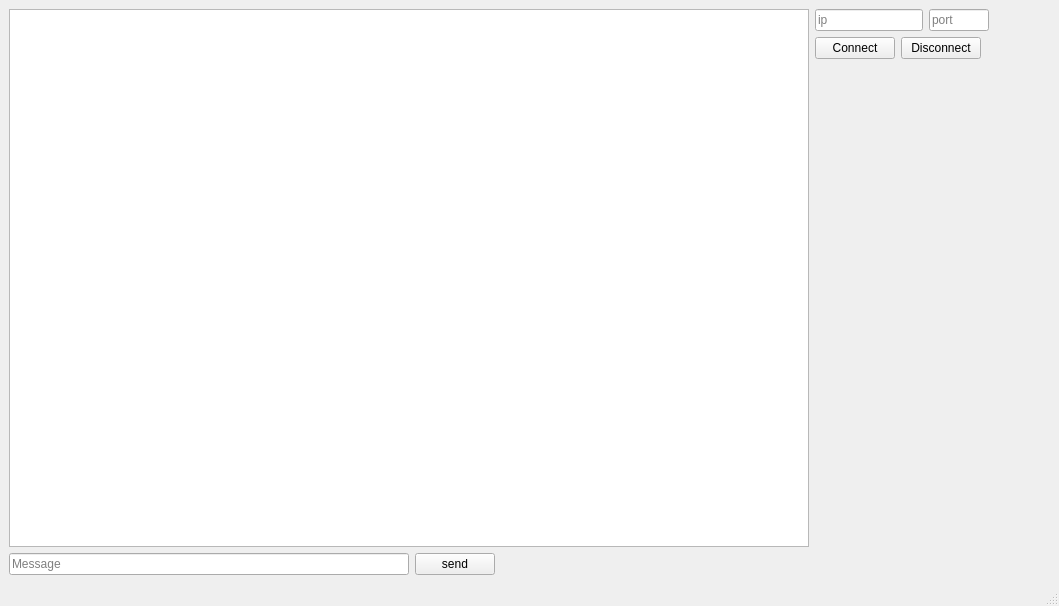
<?xml version="1.0" encoding="UTF-8"?>
<ui version="4.0">
 <class>MainWindow</class>
 <widget class="QMainWindow" name="MainWindow">
  <property name="geometry">
   <rect>
    <x>0</x>
    <y>0</y>
    <width>1059</width>
    <height>606</height>
   </rect>
  </property>
  <property name="windowTitle">
   <string>MainWindow</string>
  </property>
  <widget class="QWidget" name="centralwidget">
   <layout class="QGridLayout" name="gridLayout">
    <item row="0" column="0" rowspan="2">
     <layout class="QVBoxLayout" name="verticalLayout">
      <item>
       <widget class="QTextEdit" name="textEdit">
        <property name="minimumSize">
         <size>
          <width>800</width>
          <height>0</height>
         </size>
        </property>
        <property name="readOnly">
         <bool>true</bool>
        </property>
       </widget>
      </item>
      <item>
       <layout class="QFormLayout" name="formLayout_4">
        <item row="0" column="0">
         <widget class="QLineEdit" name="messageLine_2">
          <property name="sizePolicy">
           <sizepolicy hsizetype="Expanding" vsizetype="Preferred">
            <horstretch>0</horstretch>
            <verstretch>0</verstretch>
           </sizepolicy>
          </property>
          <property name="minimumSize">
           <size>
            <width>400</width>
            <height>0</height>
           </size>
          </property>
          <property name="placeholderText">
           <string>Message</string>
          </property>
         </widget>
        </item>
        <item row="0" column="1">
         <widget class="QPushButton" name="pushButton_2">
          <property name="sizePolicy">
           <sizepolicy hsizetype="Fixed" vsizetype="Fixed">
            <horstretch>0</horstretch>
            <verstretch>0</verstretch>
           </sizepolicy>
          </property>
          <property name="minimumSize">
           <size>
            <width>0</width>
            <height>0</height>
           </size>
          </property>
          <property name="text">
           <string>send</string>
          </property>
         </widget>
        </item>
       </layout>
      </item>
     </layout>
    </item>
    <item row="0" column="1">
     <layout class="QFormLayout" name="formLayout_3">
      <property name="sizeConstraint">
       <enum>QLayout::SetMinimumSize</enum>
      </property>
      <item row="0" column="0">
       <layout class="QFormLayout" name="formLayout_2">
        <item row="0" column="1">
         <widget class="QLineEdit" name="portLine">
          <property name="sizePolicy">
           <sizepolicy hsizetype="Preferred" vsizetype="Preferred">
            <horstretch>0</horstretch>
            <verstretch>0</verstretch>
           </sizepolicy>
          </property>
          <property name="minimumSize">
           <size>
            <width>50</width>
            <height>0</height>
           </size>
          </property>
          <property name="maximumSize">
           <size>
            <width>60</width>
            <height>16777215</height>
           </size>
          </property>
          <property name="placeholderText">
           <string>port</string>
          </property>
         </widget>
        </item>
        <item row="0" column="0">
         <widget class="QLineEdit" name="ipLine">
          <property name="placeholderText">
           <string>ip</string>
          </property>
         </widget>
        </item>
       </layout>
      </item>
      <item row="1" column="0">
       <layout class="QFormLayout" name="formLayout">
        <item row="0" column="0">
         <widget class="QPushButton" name="connectButton">
          <property name="text">
           <string>Connect</string>
          </property>
         </widget>
        </item>
        <item row="0" column="1">
         <widget class="QPushButton" name="disconnectButton">
          <property name="text">
           <string>Disconnect</string>
          </property>
         </widget>
        </item>
       </layout>
      </item>
     </layout>
    </item>
    <item row="1" column="1">
     <spacer name="verticalSpacer">
      <property name="orientation">
       <enum>Qt::Vertical</enum>
      </property>
      <property name="sizeHint" stdset="0">
       <size>
        <width>20</width>
        <height>458</height>
       </size>
      </property>
     </spacer>
    </item>
   </layout>
  </widget>
  <widget class="QMenuBar" name="menubar">
   <property name="geometry">
    <rect>
     <x>0</x>
     <y>0</y>
     <width>1059</width>
     <height>22</height>
    </rect>
   </property>
  </widget>
  <widget class="QStatusBar" name="statusbar"/>
 </widget>
 <resources/>
 <connections/>
</ui>
